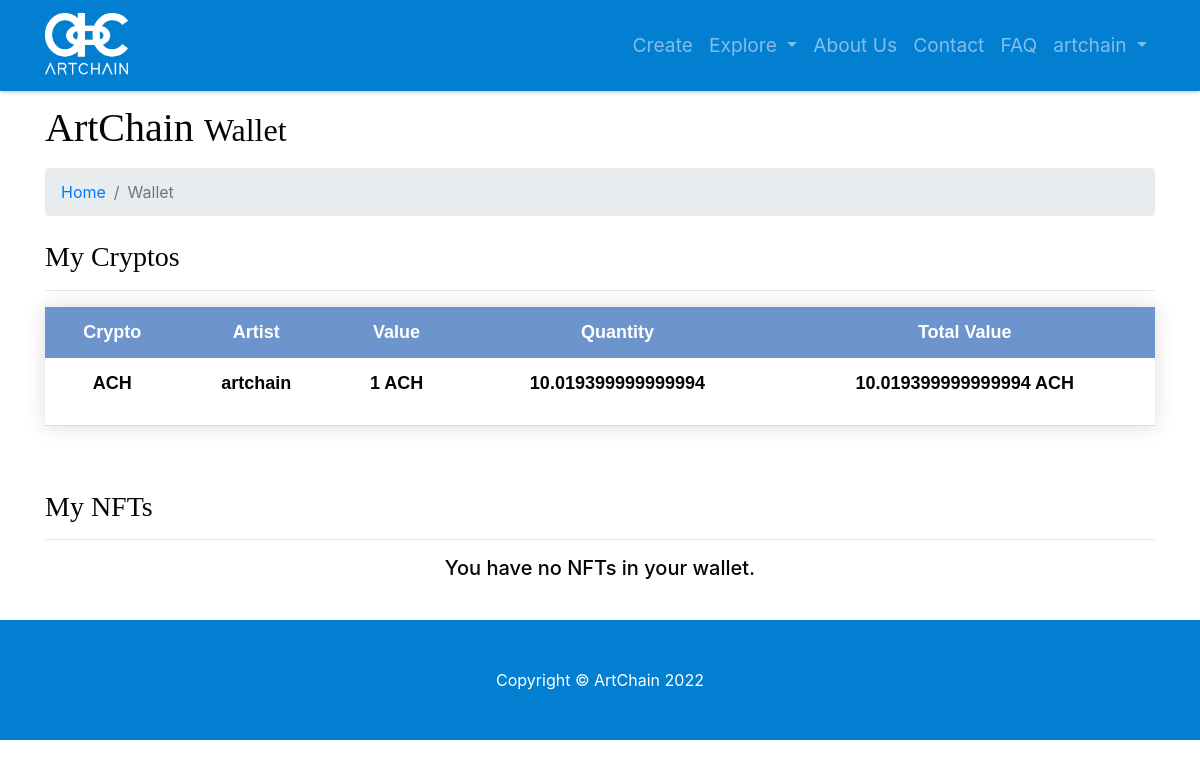
/myaccount-mywallet (signed in), run on the app's committed database.
### model.py (models this page shows)
class Crypto(db.Model):
    __tablename__ = 'cryptos'
    id = db.Column(db.Integer, primary_key=True, unique=True)
    user_id = db.Column(db.Integer)
    name = db.Column(db.String(64), unique=True)
    value = db.Column(db.Float)

class User(db.Model):
    __tablename__ = 'users'
    id = db.Column(db.Integer, unique=True, primary_key=True)
    username = db.Column(db.String(64), unique=True, index=True)
    password = db.Column(db.String(64))
    email = db.Column(db.String(64), unique=True)
    role_id = db.Column(db.Integer, db.ForeignKey('roles.id'))
    name = db.Column(db.String(64))
    surname = db.Column(db.String(64))
    category = db.Column(db.String(64), default=False)
    profile_pic_src = db.Column(db.String(64))
    insta = db.Column(db.Integer)
    instaname = db.Column(db.String(64))
    face = db.Column(db.Integer)
    facename = db.Column(db.String(64))
    twitter = db.Column(db.Integer)
    twittername = db.Column(db.String(64))
    yt = db.Column(db.Integer)
    ytname = db.Column(db.String(64))
    tiktok = db.Column(db.Integer)
    tiktokname = db.Column(db.String(64))
    twitch = db.Column(db.Integer)
    twitchname = db.Column(db.String(64))
    applemusic = db.Column(db.Integer)
    applemusicname = db.Column(db.String(64))
    spotify = db.Column(db.Integer)
    spotifyname = db.Column(db.String(64))
    soundcloud = db.Column(db.Integer)
    soundcloudname = db.Column(db.String(64))
    sales = db.Column(db.Integer)
    value = db.Column(db.Integer)

class Wallet(db.Model):
    __tablename__ = 'wallets'
    id = db.Column(db.Integer, primary_key=True, unique=True)
    user_id = db.Column(db.Integer)
    crypto_id = db.Column(db.Integer)
    amount = db.Column(db.Integer)

### app.py (the view)
@app.route('/myaccount-mywallet', endpoint='mywallet')
def my_wallet():
    try:
        if session['username']:
            user = session['username']
            for row in db.session.query(model.User).filter_by(username=user):
                user_logged_in = row
    except KeyError:
        return forbidden(KeyError)
    users_dictionary = {}
    crypto_dictionary = {}
    wallet_dictionary = {}
    wallet_list = db.session.query(model.Wallet).filter_by(user_id=user_logged_in.id).all()
    cryptos_list = db.session.query(model.Crypto).all()
    for cryptocurrency in cryptos_list:
        users_dictionary[cryptocurrency.user_id] = (db.session.query(model.User).filter_by
                                                    (id=cryptocurrency.user_id).first())
    for row in wallet_list:
        crypto_dictionary[row.crypto_id] = (db.session.query(model.Crypto).filter_by
                                            (id=row.crypto_id).first())
        wallet_dictionary[row.crypto_id] = row
    nfts_list = db.session.query(model.NFT).filter_by(owner_id=user_logged_in.id).all()
    return render_template('myaccount-mywallet.html', user=user_logged_in,
                           users_dictionary=users_dictionary, crypto_dictionary=crypto_dictionary,
                           wallet_dictionary=wallet_dictionary, nfts_list=nfts_list)

### templates/myaccount-mywallet.html (shortened to what this page needs)
{% include 'main-template.html' %}
{% block content %}
<head>
</head>
<div class="container">
   <h1 class="mt-4 mb-3">ArtChain
      <small>Wallet</small>
   </h1>
   <ol class="breadcrumb">
      <li class="breadcrumb-item">
         <a href="/">Home</a>
      </li>
      <li class="breadcrumb-item active">Wallet</li>
   </ol>
   <div class="mt-4 mb-3">
      <h3>My Cryptos</h3>
      <hr>
      {% if not crypto_dictionary %}
      <h5 class="text-center">You have no cryptos in your wallet.</h5>
      {% else %}
      <table class="styled-table">
         <thead>
            <tr>
               <th>Crypto</th>
               <th>Artist</th>
               <th>Value</th>
               <th>Quantity</th>
               <th>Total Value</th>
            </tr>
         </thead>
         <tbody>
            {% for crypto in crypto_dictionary.values() %}
            {% if crypto.name == 'ACH' %}
            <tr class="mt-5">
               <th>
                  <p>{{crypto.name}}</p>
               </th>
               <th>
                  <p>
                     {{users_dictionary.get(crypto.user_id).username}}
                  </p>
               </th>
               <th>
                  <p>{{users_dictionary.get(crypto.user_id).value}} ACH</p>
               </th>
               <th>
                  <p>{{wallet_dictionary.get(crypto.id).amount}}</p>
               </th>
               <th>
                  <p>{{wallet_dictionary.get(crypto.id).amount*users_dictionary.get(crypto.user_id).value}} ACH</p>
               </th>
            </tr>
            {% endif %}
            {% endfor %}
         </tbody>
      </table>
      {% endif %}
   </div>
   <br>
   <div class="mt-4 mb-3">
      <h3>My NFTs</h3>
      <hr>
      {% if not nfts_list %}
      <h5 class="text-center">You have no NFTs in your wallet.</h5>
      {% endif %}
   </div>
   <br>
</div>
{% endblock content %}
{% include 'footer.html' %}

### static/css/modern-business.css (style rules this page uses)
body { padding-top: 56px; }
th { padding: 10%; }
thead { background-color: #117CC4; }
h1 { font-family: building; }
h3 { font-family: building; }
.styled-table { border-radius: 0.25rem; border-collapse: collapse; margin: auto; font-size: large; text-align: center; font-family: sans-serif; table-layout: auto; width: 100%; box-shadow: 0 0 20px rgba(0, 0, 0, 0.15); border-bottom: #037FD2; vertical-align: center; }
thead { -moz-border-radius: 5px 0 0 0; }
.styled-table thead tr { height: auto; background-color: #6D94CD; color: #ffffff; font-size: large; }
.styled-table th, .styled-table td { padding: 12px 15px; }
.styled-table tbody tr { border-bottom: 1px solid #dddddd; }

### data on the page
Crypto: name "ACH", get "1"
User: get "artchain"
Wallet: get "10.019399999999994"

### other printed values
{{ session.username }} "artchain"
